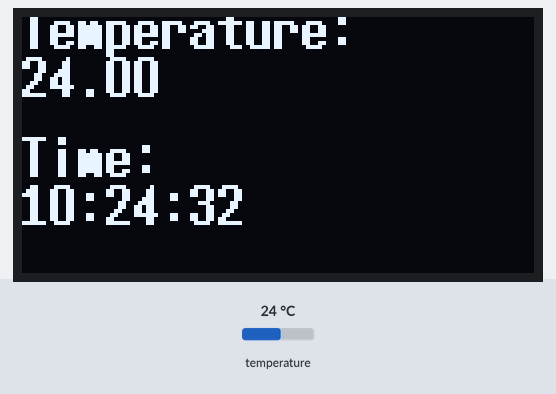
The sketch below on a simulated ESP8266 (NodeMCU). On the bench: 128×64 one-colour display. The test bench sets the inputs (shaded band); at power-on: temperature 24 °C. WiFi joins after 1.5 s; servers stay silent unless stated; the local clock reads 2024-03-15 10:24:30 at power-on unless the sketch sets it; what the sketch prints to the serial monitor is not drawn.

Above: at 2.9 s.
3.0 s: temperature set to 12 °C
At 4.0 s:
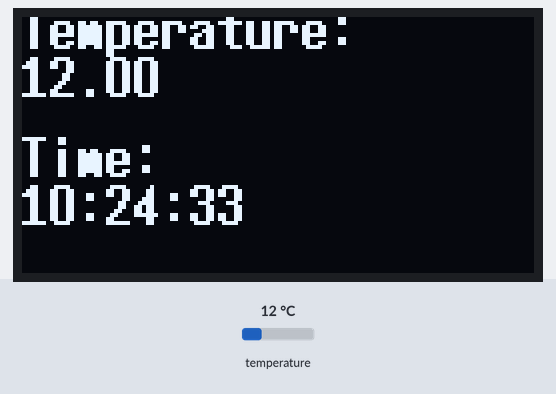
5.8 s: temperature set to 19 °C
At 7.1 s:
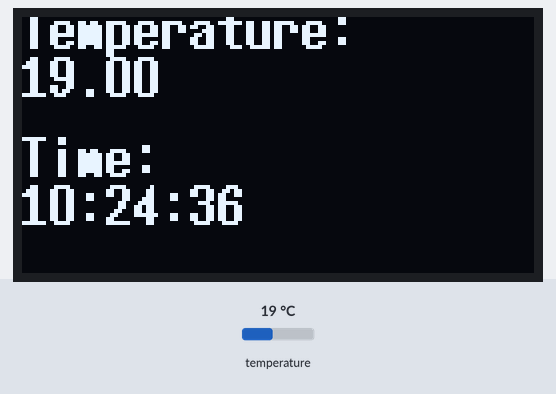
8.8 s: temperature set to 28 °C
At 10.0 s:
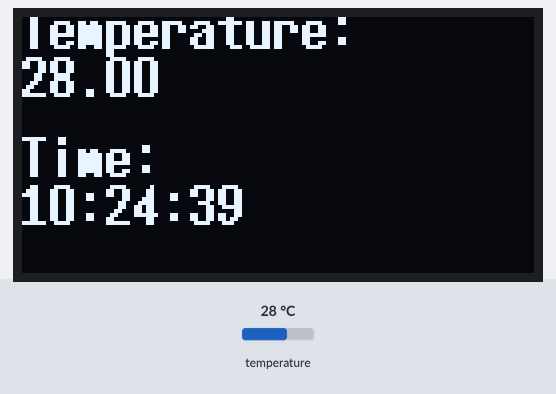
Timing chart, 0 to 11.8 s (numbered marks = the images above; inputs shaded):
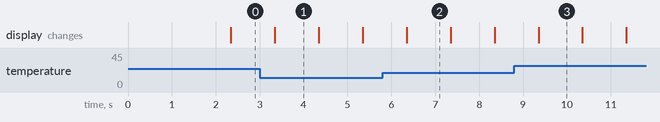

Measured:
- what the display in image 1 shows lasts 1.0 s, from 3.3 s to 4.3 s

The sketch:

ds18b20_new.ino
```cpp
#include <Arduino.h>
#if defined(ESP32)
  #include <WiFi.h>
#elif defined(ESP8266)
  #include <ESP8266WiFi.h>
#endif
#include <Firebase_ESP_Client.h>
#include <OneWire.h>
#include <DallasTemperature.h>
#include <U8g2lib.h>
#include <time.h> // Thư viện lấy thời gian thực

U8G2_SSD1306_128X64_NONAME_F_SW_I2C u8g2(U8G2_R0, /* clock=*/ 12, /* data=*/ 14, /* reset=*/ U8X8_PIN_NONE);

#include "addons/TokenHelper.h"
#include "addons/RTDBHelper.h"

// Insert your network credentials
#define WIFI_SSID "FPT Telecom 2.4"
#define WIFI_PASSWORD "tuanantuanduong"

// Insert Firebase project API Key
#define API_KEY "AIzaSyCm-HmgnmGyfeBlXdZy0AZuDN7HMHzmOVY"
#define DATABASE_URL "https://esp32-database-7b3e1-default-rtdb.asia-southeast1.firebasedatabase.app/"

#define ONE_WIRE_BUS D2 // GPIO pin connected to DS18B20 sensor

OneWire oneWire(ONE_WIRE_BUS);
DallasTemperature sensors(&oneWire);

FirebaseData fbdo;
FirebaseAuth auth;
FirebaseConfig config;

unsigned long sendDataPrevMillis = 0;
bool signupOK = false;

// Hàm thiết lập múi giờ và máy chủ NTP
void setupTime() {
  configTime(25200, 0, "pool.ntp.org", "time.nist.gov"); // Múi giờ UTC+7 (25200 giây)
  Serial.println("Đang đồng bộ thời gian...");
  while (!time(nullptr)) {
    Serial.print(".");
    delay(1000);
  }
  Serial.println("\nThời gian đồng bộ thành công!");
}

// Hàm lấy thời gian hiện tại dạng chuỗi (giờ:phút:giây)
String getCurrentTime() {
  time_t now = time(nullptr);
  struct tm* p_tm = localtime(&now);

  char buffer[10]; // Chỉ lấy giờ, phút, giây
  strftime(buffer, sizeof(buffer), "%H:%M:%S", p_tm);
  return String(buffer);
}

void setup() {
  u8g2.begin();
  Serial.begin(115200);

  sensors.begin();

  WiFi.begin(WIFI_SSID, WIFI_PASSWORD);
  Serial.print("Connecting to Wi-Fi");
  while (WiFi.status() != WL_CONNECTED) {
    Serial.print(".");
    delay(300);
  }
  Serial.println("\nConnected with IP: " + WiFi.localIP().toString());

  setupTime();

  config.api_key = API_KEY;
  config.database_url = DATABASE_URL;

  if (Firebase.signUp(&config, &auth, "", "")) {
    Serial.println("Firebase Sign-Up OK");
    signupOK = true;
  } else {
    Serial.printf("Firebase Sign-Up Error: %s\n", config.signer.signupError.message.c_str());
  }

  config.token_status_callback = tokenStatusCallback;

  Firebase.begin(&config, &auth);
  Firebase.reconnectWiFi(true);
}

void loop() {
  if (Firebase.ready() && signupOK && (millis() - sendDataPrevMillis > 1000 || sendDataPrevMillis == 0)) {
    sendDataPrevMillis = millis();

    sensors.requestTemperatures();
    float temperature = sensors.getTempCByIndex(0);

    if (temperature == DEVICE_DISCONNECTED_C) {
      Serial.println("Failed to read from DS18B20 sensor!");
      return;
    }

    String currentTime = getCurrentTime();

    // Hiển thị nhiệt độ và thời gian trên OLED
    u8g2.clearBuffer();
    u8g2.setFont(u8g2_font_7x14B_tr);
    u8g2.drawStr(0, 8, "Temperature:");

    char tempStr[10];
    dtostrf(temperature, 4, 2, tempStr);
    u8g2.drawStr(0, 20, tempStr);

    u8g2.drawStr(0, 40, "Time:");
    u8g2.drawStr(0, 52, currentTime.c_str());
    u8g2.sendBuffer();

    Serial.printf("Temperature: %.2f °C\n", temperature);
    Serial.println("Time: " + currentTime);

    // Đẩy dữ liệu lên Firebase
    FirebaseJson json;
    json.set("temperature", temperature);
    json.set("time", currentTime);

    if (Firebase.RTDB.setJSON(&fbdo, "sensor/data", &json)) {
      Serial.println("Data uploaded successfully!");
    } else {
      Serial.println("Failed to upload data!");
      Serial.println(fbdo.errorReason());
    }
  }
}
```
